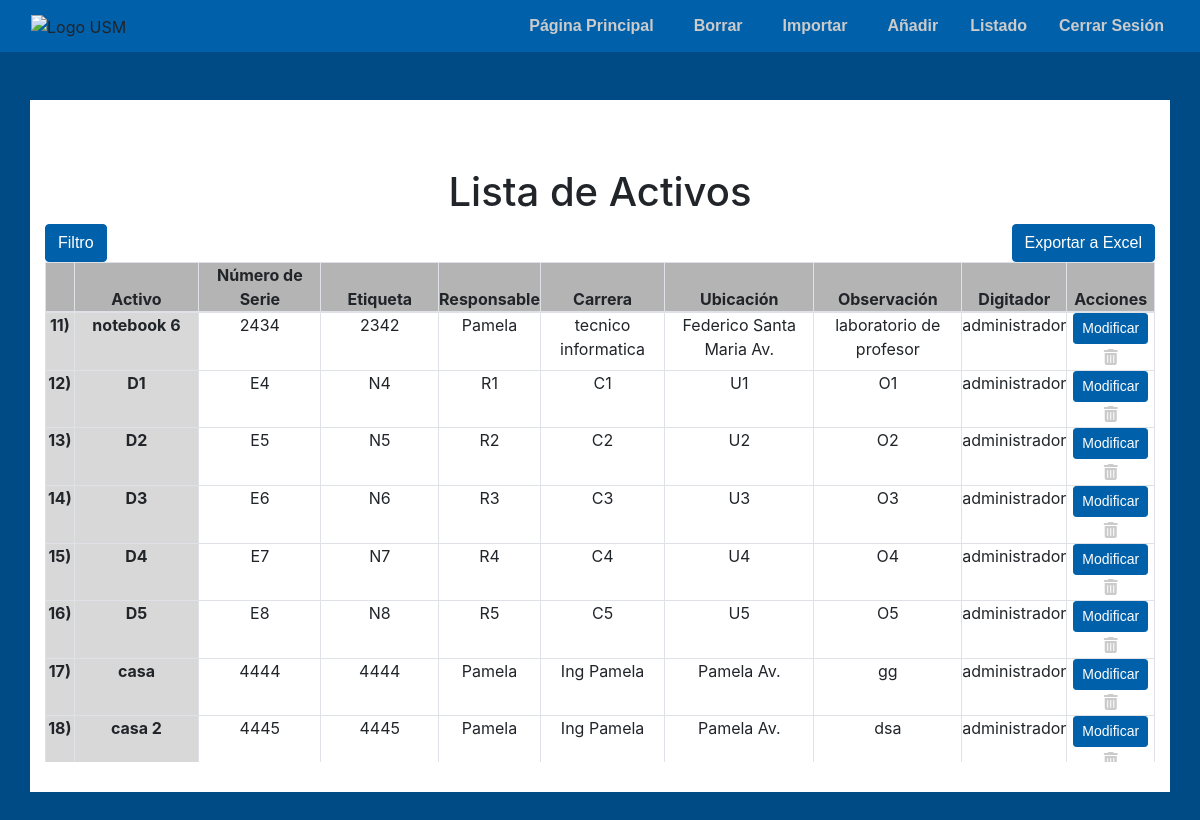
/lista/ (signed in), run on an earlier commit of the app's database.
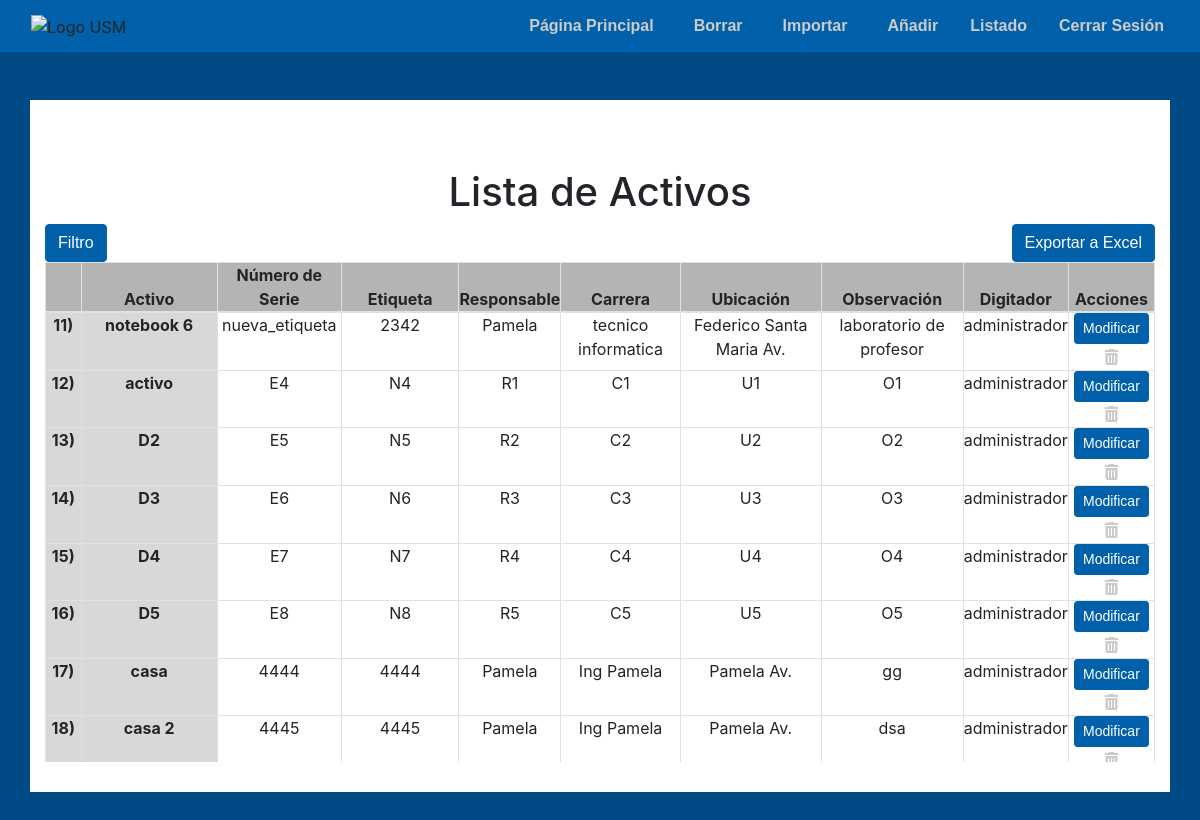
And on a later commit of the database.
### core/models.py (models this page shows, shortened)
class Inventario(models.Model):
    Etiqueta = models.CharField(max_length=50)
    Numero_Serie = models.CharField(max_length=50)
    Descripcion_Equipamiento = models.CharField(max_length=50)
    Responsable = models.CharField(max_length=50)
    Carrera = models.CharField(max_length=50)
    Ubicacion = models.CharField(max_length=50)
    Observacion=models.CharField(max_length=50)
    Digitador=models.CharField(max_length=50)

### core/views.py (the view)
# urls.py: path("lista/",lista,name="lista"),
def lista(request):
    if request.user.is_authenticated:
        termino_busqueda = request.GET.get('buscar', '')
        responsable = request.GET.get('Responsable', None)
        carrera = request.GET.get('Carrera', None)
        ubicacion = request.GET.get('Ubicacion', None)
        listado = filtrar_datos(request, termino_busqueda, responsable, carrera, ubicacion)
        responsables = Responsable.objects.all()
        carreras = Carrera.objects.all()
        ubicaciones = Ubicacion.objects.all()
        context = {
            'responsables': responsables,
            'carreras': carreras,
            'ubicaciones': ubicaciones,
            'termino_busqueda': termino_busqueda,
            'responsable_seleccionado': responsable,
            'carrera_seleccionada': carrera,
            'ubicacion_seleccionada': ubicacion,
            'listado': listado,
            'user': request.user,
        }
        return render(request, 'core/listar.html', context)
    else:
        return redirect('/login/')

### core/views.py (called while the page is built, shortened)
def filtrar_datos(request, termino_busqueda, responsable=None, carrera=None, ubicacion=None):
    queryset = Inventario.objects.all()
    if responsable:
        queryset = queryset.filter(Responsable__icontains=responsable)
    if carrera:
        queryset = queryset.filter(Carrera__icontains=carrera)
    if ubicacion:
        queryset = queryset.filter(Ubicacion__icontains=ubicacion)
    return queryset

### core/templates/core/listar.html (shortened to what this page needs)
<!DOCTYPE html>
<html lang="es">
<head>
    <link rel="stylesheet" href="https://stackpath.bootstrapcdn.com/bootstrap/4.5.2/css/bootstrap.min.css">
    <link rel="stylesheet" href="https://cdnjs.cloudflare.com/ajax/libs/font-awesome/5.15.4/css/all.min.css">
    <head>
        <link rel="stylesheet" href="https://cdnjs.cloudflare.com/ajax/libs/font-awesome/6.0.0-beta3/css/all.min.css">
    </head>
</head>
<body class="fondo">
    {% if user.is_authenticated %}
    <nav class="navbar navbar-expand-lg navbar-light bg-custom fixed-top">
        <div class="col-3 imagen">
            <img class="img-fluid" src="https://usm.cl/wp-content/uploads/2020/12/logo-usm_blanco.svg" alt="Logo USM" onclick="window.location.href='/home/'">
        </div>
        <div class="collapse navbar-collapse" id="navbarNav">
            <ul class="navbar-nav ml-auto">
                <li class="nav-item mr-2 ml-2">
                    <button class="btn btn-link text-gray" onclick="window.location.href='/home/'">Página Principal</button>
                </li>
                <li class="nav-item mr-2 ml-2">
                    <button class="btn btn-link text-gray" onclick="window.location.href='/borrar/'">Borrar</button>
                </li>
                <li class="nav-item mr-2 ml-2" >
                    <button class="btn btn-link text-gray" onclick="window.location.href='/importar/'">Importar</button>
                </li>
                <li class="nav-item mr-auto ml-2">
                    <button class="btn btn-link text-gray" onclick="window.location.href='/añadir/'">Añadir</button>
                </li>
                <li class="nav-item mr-2 ml-2">
                    <button class="btn btn-link text-gray" onclick="window.location.href='/lista/'">Listado</button>
                </li>
                <li class="nav-item mr-2">
                    <form method="post" action="{% url 'logout' %}">
                        <button type="submit" class="btn btn-link text-right">Cerrar Sesión</button>
                    </form>
                </li>
            </ul>
        </div>
    </nav>
    <div class="container mt-5 contenido-principal">
        <div class="column mt-5"><h1 class="text-center">Lista de Activos</h1></div>
        <div class="container text-center">
            <div class="row justify-content-start">
              <div class="col">
                <div class="row">
                    <button type="button" class="btn btn-primary" data-bs-toggle="modal" data-bs-target="#filtroModal">
                        Filtro
                    </button>
                </div>
              </div>
              <div class="row justify-content-end">
                <div class="col-12 d-flex justify-content-end align-items-center">
                    <a href="{% url 'exportar_excel' %}?Responsable={{ request.GET.Responsable }}&Carrera={{ request.GET.Carrera }}&Ubicacion={{ request.GET.Ubicacion }}&buscar={{ request.GET.buscar }}" class="btn btn-primary w-100">Exportar a Excel</a>
                </div>
            </div>
            </div>
          </div>
        <div class="row">
            <div class="col">
                <div data-bs-spy="scroll" data-bs-target="#simple-list-example" data-bs-offset="0" data-bs-smooth-scroll="true" class="scrollspy-example full-height" tabindex="0">
                    <div class="table-responsive">
                        <table class="table table-bordered table-hover">
                            <thead>
                                <tr class="text-center" style="background-color: rgb(180, 180, 180);">
                                    <th></th>
                                    <th>Activo</th>
                                    <th>Número de Serie</th>
                                    <th>Etiqueta</th>
                                    <th>Responsable</th>
                                    <th>Carrera</th>
                                    <th>Ubicación</th>
                                    <th>Observación</th>
                                    <th>Digitador</th>
                                    <th>Acciones</th>
                                </tr>
                            </thead>
                            <tbody>
                                {% for item in listado %}
                                <tr class="text-center">
                                    <td style="background-color: rgb(216, 216, 216);"><b>{{ item.id }})  </b></td>
                                    <td style="background-color: rgb(216, 216, 216);"><b>  {{ item.Descripcion_Equipamiento }}</b></td>
                                    <td>{{ item.Etiqueta }}</td>
                                    <td>{{ item.Numero_Serie }}</td>
                                    <td>{{ item.Responsable }}</td>
                                    <td>{{ item.Carrera }}</td>
                                    <td>{{ item.Ubicacion }}</td>
                                    <td>{{ item.Observacion }}</td>
                                    <td>{{ item.Digitador }}</td>
                                    <td class="text-center">
                                        <button class="btn btn-primary btn-sm" data-bs-toggle="modal" data-bs-target="#modalModificar" onclick="abrirModalModificar({{ item.id }}, '{{ item.Etiqueta }}', '{{ item.Numero_Serie }}', '{{ item.Descripcion_Equipamiento }}', '{{ item.Responsable }}', '{{ item.Carrera }}', '{{ item.Ubicacion }}', '{{ item.Observacion }}', '{{ item.Digitador }}')">Modificar</button>
                                        <button class="btn btn-link p-0" onclick="eliminarItem('{{ item.id }}')">
                                            <i class="fas fa-trash-alt"></i>
                                        </button>
                                    </td>
                                </tr>
                                {% endfor %}
                            </tbody>
                        </table>
                    </div>
                </div>
            </div>
        </div>
        <link href="https://cdnjs.cloudflare.com/ajax/libs/bootstrap-icons/1.10.0/bootstrap-icons.min.css" rel="stylesheet">
    {% endif %}
</body>
</html>

### core/templates/core/listar.html (style rules this page uses)
.btn-link { border: none; text-decoration: none; color: #cbcbcb; transition: color 0.3s; font-family: 'Montserrat', sans-serif; font-weight: bold; }
.imagen img { max-width: 100%; height: 50px; }
.bg-custom { background-color: #0060a9; }
.btn-primary { color:white; background:#0060a9; border-color: #0060a9; font-family: 'Montserrat', sans-serif; }
.contenido-principal { padding-bottom: 30px; padding-top: 20px; background-color: white; margin-top: 300px; }
.scrollspy-example { position: relative; height: 10px; overflow: auto; scroll-padding: auto; }
.full-height { height: 500px; }
.table-responsive .table-bordered td, .table-responsive .table-bordered th { padding: 0; }
.fondo { background-color: #004B85; }

What changed in the data, as far as the page shows it:
changed Inventario "notebook 6": Etiqueta "2434" → "nueva_etiqueta"
changed Inventario id 12: Descripcion_Equipamiento "D1" → "activo"
